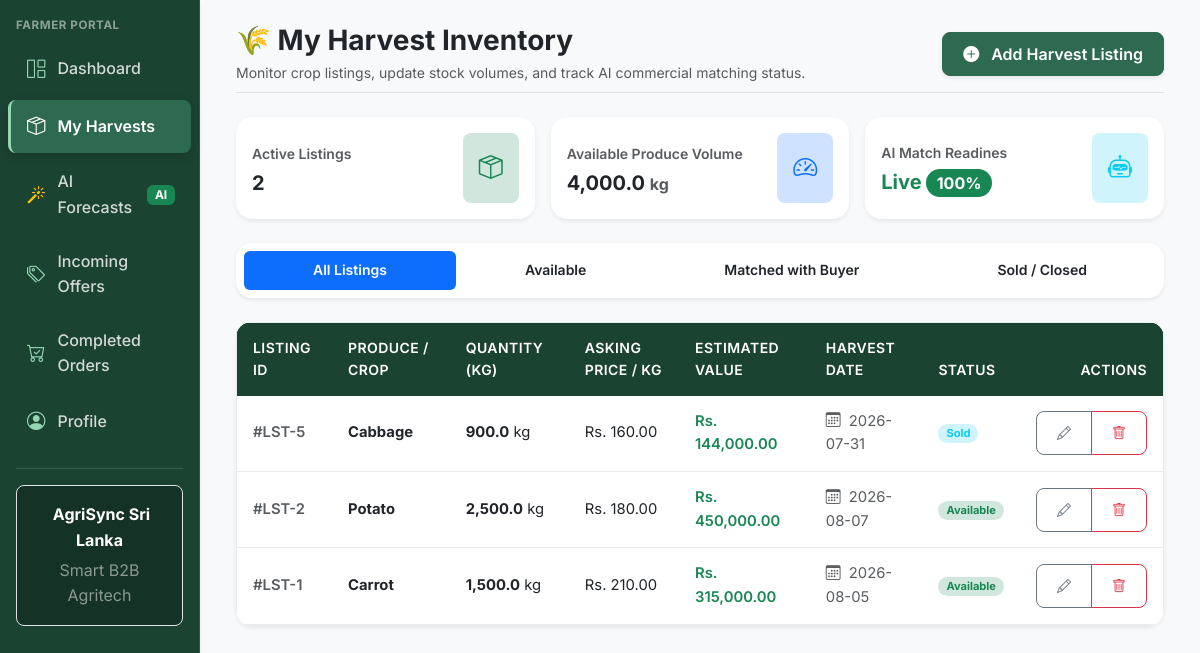
The page /farmer/listings.php (signed in) on the database its author committed.
### tables this page shows
CREATE TABLE IF NOT EXISTS `harvest_listings` (
  `id` int(11) NOT NULL AUTO_INCREMENT,
  `farmer_id` int(11) NOT NULL,
  `crop_type` varchar(50) NOT NULL,
  `quantity_kg` decimal(10,2) NOT NULL,
  `price_per_kg` decimal(10,2) NOT NULL,
  `harvest_date` date NOT NULL,
  `status` enum('available','matched','sold') NOT NULL DEFAULT 'available',
  `created_at` timestamp NOT NULL DEFAULT CURRENT_TIMESTAMP,
  `updated_at` timestamp NOT NULL DEFAULT CURRENT_TIMESTAMP ON UPDATE CURRENT_TIMESTAMP,
  PRIMARY KEY (`id`),
  KEY `farmer_id_index` (`farmer_id`),
  KEY `crop_type_index` (`crop_type`),
  KEY `status_index` (`status`),
  CONSTRAINT `fk_harvest_farmer` FOREIGN KEY (`farmer_id`) REFERENCES `users` (`id`) ON DELETE CASCADE
);

### includes/functions.php (called while the page is built, shortened)
<?php
function sanitize(mixed $input): mixed {
    return htmlspecialchars(trim((string)$input), ENT_QUOTES, 'UTF-8');
}

### farmer/listings.php (the view, shortened to what this page needs)
<?php
require_once __DIR__ . '/../includes/functions.php';
$user_id = (int) ($_SESSION['user_id'] ?? 0);
$status_filter = sanitize($_GET['status'] ?? 'all');
$listings = [];
$total_volume_kg = 0;
$active_count = 0;
try {
    $db = getDbConnection();
    $sql = "
        SELECT id, crop_type, quantity_kg, price_per_kg, harvest_date, status, created_at
        FROM harvest_listings
        WHERE farmer_id = :farmer_id
    ";
    $params = [':farmer_id' => $user_id];
    $sql .= " ORDER BY id DESC";
    $stmt = $db->prepare($sql);
    $stmt->execute($params);
    $listings = $stmt->fetchAll(PDO::FETCH_ASSOC);
    foreach ($listings as $l) {
        if ($l['status'] === 'available') {
            $active_count++;
            $total_volume_kg += (float) $l['quantity_kg'];
        }
    }
} catch (Throwable $e) {
    error_log("Farmer Listings Query Error: " . $e->getMessage());
    $error_message = "Unable to load harvest listings.";
}
require_once __DIR__ . '/../includes/header.php';
?>
<div class="d-flex" style="min-height: 100vh;">
    <?php require_once __DIR__ . '/../includes/sidebar.php'; ?>
    <div class="flex-grow-1 bg-light p-4 overflow-auto">
        <div class="container-fluid max-w-7xl">
            <div class="d-flex flex-wrap align-items-center justify-content-between mb-4 pb-2 border-bottom">
                <div>
                    <h1 class="h3 fw-bold text-dark mb-1">
                        🌾 My Harvest Inventory
                    </h1>
                    <p class="text-muted small mb-0">
                        Monitor crop listings, update stock volumes, and track AI commercial matching status.
                    </p>
                </div>
                <div class="d-flex gap-2 mt-3 mt-md-0">
                    <a href="add_listing.php" class="btn btn-primary rounded-3 d-flex align-items-center shadow-sm">
                        <i class="bi bi-plus-circle-fill me-1"></i> Add Harvest Listing
                    </a>
                </div>
            </div>
            <div class="row g-3 mb-4">
                <div class="col-12 col-sm-6 col-md-4">
                    <div class="card border-0 shadow-sm rounded-4 p-3 bg-white">
                        <div class="d-flex justify-content-between align-items-center">
                            <div>
                                <span class="text-muted small fw-semibold">Active Listings</span>
                                <h3 class="fw-bold mb-0 text-dark mt-1"><?= $active_count ?></h3>
                            </div>
                            <div class="p-3 rounded-3 bg-success-subtle text-success">
                                <i class="bi bi-box-seam fs-4"></i>
                            </div>
                        </div>
                    </div>
                </div>
                <div class="col-12 col-sm-6 col-md-4">
                    <div class="card border-0 shadow-sm rounded-4 p-3 bg-white">
                        <div class="d-flex justify-content-between align-items-center">
                            <div>
                                <span class="text-muted small fw-semibold">Available Produce Volume</span>
                                <h3 class="fw-bold mb-0 text-dark mt-1"><?= number_format($total_volume_kg, 1) ?> <span class="fs-6 text-muted">kg</span></h3>
                            </div>
                            <div class="p-3 rounded-3 bg-primary-subtle text-primary">
                                <i class="bi bi-speedometer2 fs-4"></i>
                            </div>
                        </div>
                    </div>
                </div>
                <div class="col-12 col-sm-6 col-md-4">
                    <div class="card border-0 shadow-sm rounded-4 p-3 bg-white">
                        <div class="d-flex justify-content-between align-items-center">
                            <div>
                                <span class="text-muted small fw-semibold">AI Match Readines</span>
                                <h3 class="fw-bold mb-0 text-success mt-1">Live <span class="badge bg-success rounded-pill fs-6">100%</span></h3>
                            </div>
                            <div class="p-3 rounded-3 bg-info-subtle text-info">
                                <i class="bi bi-robot fs-4"></i>
                            </div>
                        </div>
                    </div>
                </div>
            </div>
            <div class="card border-0 shadow-sm rounded-4 p-2 mb-4 bg-white">
                <ul class="nav nav-pills nav-fill small fw-semibold">
                    <li class="nav-item">
                        <a class="nav-link <?= $status_filter === 'all' ? 'active bg-primary' : 'text-dark' ?>" href="listings.php?status=all">All Listings</a>
                    </li>
                    <li class="nav-item">
                        <a class="nav-link <?= $status_filter === 'available' ? 'active bg-primary' : 'text-dark' ?>" href="listings.php?status=available">Available</a>
                    </li>
                    <li class="nav-item">
                        <a class="nav-link <?= $status_filter === 'matched' ? 'active bg-primary' : 'text-dark' ?>" href="listings.php?status=matched">Matched with Buyer</a>
                    </li>
                    <li class="nav-item">
                        <a class="nav-link <?= $status_filter === 'sold' ? 'active bg-primary' : 'text-dark' ?>" href="listings.php?status=sold">Sold / Closed</a>
                    </li>
                </ul>
            </div>
            <div class="card border-0 shadow-sm rounded-4 overflow-hidden bg-white">
                <div class="table-responsive">
                    <table class="table table-hover align-middle mb-0">
                        <thead class="table-light small">
                            <tr>
                                <th>Listing ID</th>
                                <th>Produce / Crop</th>
                                <th>Quantity (kg)</th>
                                <th>Asking Price / kg</th>
                                <th>Estimated Value</th>
                                <th>Harvest Date</th>
                                <th>Status</th>
                                <th class="text-end">Actions</th>
                            </tr>
                        </thead>
                        <tbody>
                            <?php if (empty($listings)): ?>
                                <tr>
                                    <td colspan="8" class="text-center py-5 text-muted">
                                        <i class="bi bi-inbox fs-1 text-muted d-block mb-2"></i>
                                        No harvest listings found for this filter.
                                        <div class="mt-3">
                                            <a href="add_listing.php" class="btn btn-sm btn-primary rounded-3">Add First Harvest</a>
                                        </div>
                                    </td>
                                </tr>
                            <?php else: ?>
                                <?php foreach ($listings as $row): ?>
                                    <?php
                                        $st = $row['status'];
                                        $badge = 'bg-secondary-subtle text-secondary';
                                        if ($st === 'available') $badge = 'bg-success-subtle text-success';
                                        if ($st === 'sold') $badge = 'bg-info-subtle text-info';
                                        $est_val = (float)$row['quantity_kg'] * (float)$row['price_per_kg'];
                                    ?>
                                    <tr>
                                        <td class="fw-semibold text-muted">#LST-<?= (int)$row['id'] ?></td>
                                        <td class="fw-bold text-dark"><?= htmlspecialchars($row['crop_type'], ENT_QUOTES, 'UTF-8') ?></td>
                                        <td><strong><?= number_format($row['quantity_kg'], 1) ?></strong> kg</td>
                                        <td>Rs. <?= number_format($row['price_per_kg'], 2) ?></td>
                                        <td class="fw-semibold text-success">Rs. <?= number_format($est_val, 2) ?></td>
                                        <td class="small text-muted">
                                            <i class="bi bi-calendar3 me-1"></i> <?= htmlspecialchars($row['harvest_date'], ENT_QUOTES, 'UTF-8') ?>
                                        </td>
                                        <td>
                                            <span class="badge rounded-pill <?= $badge ?> px-2 py-1 text-capitalize">
                                                <?= htmlspecialchars($st, ENT_QUOTES, 'UTF-8') ?>
                                            </span>
                                        </td>
                                        <td class="text-end">
                                            <div class="btn-group btn-group-sm">
                                                <a href="edit_listing.php?id=<?= (int)$row['id'] ?>" class="btn btn-outline-secondary rounded-start-3" title="Edit Listing">
                                                    <i class="bi bi-pencil"></i>
                                                </a>
                                                <button type="button" class="btn btn-outline-danger rounded-end-3" onclick="deleteListing(<?= (int)$row['id'] ?>)" title="Delete Listing">
                                                    <i class="bi bi-trash"></i>
                                                </button>
                                            </div>
                                        </td>
                                    </tr>
                                <?php endforeach; ?>
                            <?php endif; ?>
                        </tbody>
                    </table>
                </div>
            </div>
        </div>
    </div>
</div>
<?php require_once __DIR__ . '/../includes/footer.php'; ?>

### assets/css/style.css (style rules this page uses)
:root { --clr-primary: #2D6A4F; --clr-primary-dark: #1B4332; --clr-primary-light: #40916C; --clr-accent: #95D5B2; --clr-accent-light: #D8F3DC; --clr-bg: #F8F9FA; --clr-surface: #FFFFFF; --clr-text: #212529; --clr-text-muted: #6C757D; --clr-border: #E9ECEF; --clr-danger: #DC3545; --clr-warning: #FFC107; --clr-info: #0DCAF0; --radius-sm: 8px; --radius-md: 12px; --radius-lg: 16px; --shadow-sm: 0 2px 8px rgba(0, 0, 0, 0.06); --shadow-md: 0 4px 16px rgba(0, 0, 0, 0.08); --shadow-lg: 0 10px 30px rgba(0, 0, 0, 0.12); --transition-fast: all 0.2s ease; }
body { font-family: 'Inter', -apple-system, BlinkMacSystemFont, 'Segoe UI', Roboto, sans-serif; background-color: var(--clr-bg); color: var(--clr-text); line-height: 1.6; -webkit-font-smoothing: antialiased; }
h1, h2, h3, h4, h5, h6 { font-family: 'Inter', sans-serif; font-weight: 700; color: var(--clr-primary-dark); }
h1 { font-size: 1.75rem; }
h3 { font-size: 1.25rem; }
.card, .agri-card { background-color: var(--clr-surface); border: 1px solid var(--clr-border); border-radius: var(--radius-md); box-shadow: var(--shadow-sm); transition: var(--transition-fast); }
.btn { border-radius: var(--radius-sm); min-height: 44px; font-weight: 600; display: inline-flex; align-items: center; justify-content: center; gap: 0.5rem; padding: 0.5rem 1.25rem; transition: var(--transition-fast); }
.btn-primary { background-color: var(--clr-primary); border-color: var(--clr-primary); color: #ffffff; }
.table-responsive { border-radius: var(--radius-md); overflow: hidden; box-shadow: var(--shadow-sm); border: 1px solid var(--clr-border); background-color: var(--clr-surface); }
.table { margin-bottom: 0; width: 100%; vertical-align: middle; }
.table thead, .table thead tr, .table thead th { background-color: var(--clr-primary-dark) !important; color: #ffffff !important; font-weight: 600; font-size: 0.875rem; text-transform: uppercase; letter-spacing: 0.03em; padding: 0.875rem 1rem; border-bottom: none; }
.table tbody tr { transition: var(--transition-fast); }
.table tbody td { padding: 0.875rem 1rem; color: var(--clr-text); border-bottom: 1px solid var(--clr-border); font-size: 0.925rem; }

### rows shown on the page
harvest_listings: id "5", crop_type "Cabbage", quantity_kg "900.0", price_per_kg "160.00", est_val "144,000.00", harvest_date "2026-07-31", status "Sold"
harvest_listings: id "2", crop_type "Potato", quantity_kg "2,500.0", price_per_kg "180.00", est_val "450,000.00", harvest_date "2026-08-07", status "Available"
harvest_listings: id "1", crop_type "Carrot", quantity_kg "1,500.0", price_per_kg "210.00", est_val "315,000.00", harvest_date "2026-08-05", status "Available"

### other values the page prints
$user_role "FARMER"
$active_count "2"
$total_volume_kg "4,000.0"
